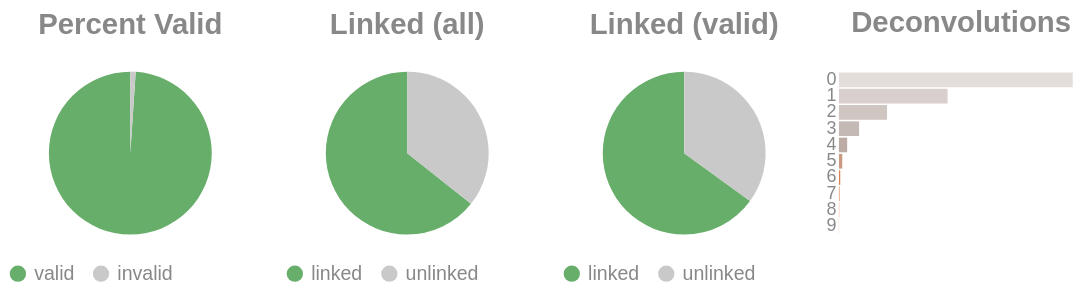

The code cell stored with this chart in its notebook:
### Code cell
if SKIPLR:
    pass
else:
    clash = Counter()
    for i in valids['molecule'].to_list():
        _mol = i.split("-")
        if len(_mol) == 1:
            clash.update('0')
        else:
            clash.update(_mol[-1])

    _d = {"deconvolutions": [], 'count': []}
    for k,v in clash.items():
        _d['deconvolutions'].append(k)
        _d['count'].append(v)

    tot_valid = valids['reads'].sum()
    mask = valids['reads'] >= 2
    n_linked_reads = valids.filter(mask)['reads'].sum()
    if n_linked_reads == 0:
        print_html("No linked molecules (>=2 reads) were detected; skipping linked-only distributions.")
        SKIPLR = True
    else:
        perc_valid = round(tot_valid / n_reads, 4)
        linked_perc_abs = round(n_linked_reads / n_reads, 4)
        linked_perc = round(n_linked_reads / tot_valid, 4)

    _valid = pl.DataFrame({"valids": ['valid', 'invalid'], "count": [tot_valid, n_reads - tot_valid]})
    _linked_abs = pl.DataFrame({"linked (absolute)": ['linked', 'unlinked'], "count": [n_linked_reads, n_reads - n_linked_reads]})
    _linked_rel = pl.DataFrame({"linked (valids)": ['linked', 'unlinked'], "count": [n_linked_reads, tot_valid - n_linked_reads]})

    (
        alt.hconcat(
            piechart(_valid, goodval = 'valid', title = "Percent Valid"),
            piechart(_linked_abs, goodval = "linked", title =  "Linked (all)"),
            piechart(_linked_rel, goodval = "linked", title =  "Linked (valid)"),
            convolutionbar(pl.DataFrame(_d), title = "Deconvolutions"),
            center = True,
            bounds = 'flush'
        )
        .resolve_scale(color='independent')
        .resolve_legend('independent')
        .properties(usermeta={'embedOptions': {"actions": False}})
    ).display()

### Figure 1 — Vega-Lite specification as saved in the notebook (floating-point values rounded to 4 significant figures)
{"width": "container", "height": 400, "config": {"title": {"anchor": "start", "dy": -15, "fontSize": 18, "color": "#888888", "subtitleColor": "#888888", "subtitleFontSize": 14}, "arc": {"fill": "#0072B2"}, "axis": {"domainColor": "#888888", "domainWidth": 0.5, "gridWidth": 0.2, "grid": false, "titleFontWeight": 400, "titleFontSize": 15, "labelFontSize": 11, "labelColor": "#888888", "tickColor": "#888888", "tickWidth": 0.2, "titleColor": "#888888"}, "axisBand": {"grid": false}, "axisX": {"grid": true, "tickSize": 10, "domainCap": "round"}, "axisY": {"domain": false, "grid": true, "tickSize": 0, "domainCap": "round"}, "background": "transparent", "header": {"labelFontSize": 15, "labelColor": "#888888", "titleFontSize": 15, "titleFontWeight": 600, "titleColor": "#888888"}, "legend": {"labelFont": "sans-serif", "labelFontSize": 12, "labelColor": "#888888", "symbolSize": 100, "symbolType": "circle", "titleFontSize": 12, "titlePadding": 10, "titleColor": "#888888", "title": null}, "range": {"category": ["#E69F00", "#56B4E9", "#009E73", "#F0E442", "#0072B2", "#D55E00", "#CC79A7", "#000000"], "diverging": ["#cfe8f3", "#a2d4ec", "#73bfe2", "#46abdb", "#1696d2", "#12719e"]}, "area": {"fill": "#0072B2", "fillOpacity": 0.7, "line": true, "strokeOpacity": 0.7}, "line": {"color": "#0072B2", "stroke": "#0072B2", "strokeWidth": 2}, "trail": {"color": "#0072B2", "stroke": "#0072B2", "strokeWidth": 0, "size": 1}, "point": {"filled": true, "fillOpacity": 1.0, "size": 95}, "text": {"color": "#888888", "fontSize": 11, "align": "right", "fontWeight": 400, "size": 11}, "bar": {"fill": "#0072B2", "stroke": null}, "view": {"stroke": null, "continuousWidth": 660, "continuousHeight": 400}}, "hconcat": [{"data": {"name": "data-10fac1066de0c60dabf6febe84983a4c"}, "mark": {"type": "arc"}, "encoding": {"color": {"field": "valids", "legend": {"orient": "bottom", "title": null}, "scale": {"domain": ["valid", "invalid"], "range": ["#68ae6b", "#C9C9C9"]}, "title": "Valids", "type": "nominal"}, "theta": {"field": "count", "type": "quantitative"}, "tooltip": [{"field": "valids", "title": "Valids", "type": "ordinal"}, {"field": "percent", "format": ".2%", "title": "Percent", "type": "quantitative"}, {"field": "count", "title": "Count", "type": "quantitative"}]}, "height": 100, "title": {"text": "Percent Valid", "align": "center", "anchor": "middle"}, "transform": [{"calculate": "datum.count / 3795065", "as": "percent"}], "width": 150}, {"data": {"name": "data-a5295774e85f7e6bce0d8ff7efc0bc84"}, "mark": {"type": "arc"}, "encoding": {"color": {"field": "linked (absolute)", "legend": {"orient": "bottom", "title": null}, "scale": {"domain": ["linked", "unlinked"], "range": ["#68ae6b", "#C9C9C9"]}, "title": "Linked (Absolute)", "type": "nominal"}, "theta": {"field": "count", "type": "quantitative"}, "tooltip": [{"field": "linked (absolute)", "title": "Linked (Absolute)", "type": "ordinal"}, {"field": "percent", "format": ".2%", "title": "Percent", "type": "quantitative"}, {"field": "count", "title": "Count", "type": "quantitative"}]}, "height": 100, "title": {"text": "Linked (all)", "align": "center", "anchor": "middle"}, "transform": [{"calculate": "datum.count / 3795065", "as": "percent"}], "width": 150}, {"data": {"name": "data-faec499579a7afa0477e39578df64b2f"}, "mark": {"type": "arc"}, "encoding": {"color": {"field": "linked (valids)", "legend": {"orient": "bottom", "title": null}, "scale": {"domain": ["linked", "unlinked"], "range": ["#68ae6b", "#C9C9C9"]}, "title": "Linked (Valids)", "type": "nominal"}, "theta": {"field": "count", "type": "quantitative"}, "tooltip": [{"field": "linked (valids)", "title": "Linked (Valids)", "type": "ordinal"}, {"field": "percent", "format": ".2%", "title": "Percent", "type": "quantitative"}, {"field": "count", "title": "Count", "type": "quantitative"}]}, "height": 100, "title": {"text": "Linked (valid)", "align": "center", "anchor": "middle"}, "transform": [{"calculate": "datum.count / 3755091", "as": "percent"}], "width": 150}, {"data": {"name": "data-7ea64f1e35a606e8f5346408cfd719ab"}, "mark": {"type": "bar"}, "encoding": {"color": {"field": "deconvolutions", "legend": null, "scale": {"scheme": "lightgreyred"}, "type": "nominal"}, "tooltip": [{"field": "deconvolutions", "title": "Deconvolutions", "type": "ordinal"}, {"field": "percent", "format": ".2%", "title": "Percent", "type": "quantitative"}, {"field": "count", "title": "Count", "type": "quantitative"}], "x": {"axis": null, "field": "count", "type": "quantitative"}, "y": {"field": "deconvolutions", "sort": "ascending", "title": null, "type": "nominal"}}, "height": 100, "title": {"text": "Deconvolutions", "align": "center", "anchor": "middle"}, "transform": [{"calculate": "datum.count / 2084206", "as": "percent"}], "width": 150}], "bounds": "flush", "center": true, "resolve": {"legend": {"angle": "independent"}, "scale": {"color": "independent"}}, "usermeta": {"embedOptions": {"actions": false}}, "$schema": "https://vega.github.io/schema/vega-lite/v6.4.1.json", "datasets": {"data-10fac1066de0c60dabf6febe84983a4c": [{"valids": "valid", "count": 3755091}, {"valids": "invalid", "count": 39974}], "data-a5295774e85f7e6bce0d8ff7efc0bc84": [{"linked (absolute)": "linked", "count": 2440399}, {"linked (absolute)": "unlinked", "count": 1354666}], "data-faec499579a7afa0477e39578df64b2f": [{"linked (valids)": "linked", "count": 2440399}, {"linked (valids)": "unlinked", "count": 1314692}], "data-7ea64f1e35a606e8f5346408cfd719ab": [{"deconvolutions": "0", "count": 1148197}, {"deconvolutions": "1", "count": 533508}, {"deconvolutions": "2", "count": 236213}, {"deconvolutions": "3", "count": 98992}, {"deconvolutions": "4", "count": 40434}, {"deconvolutions": "5", "count": 16254}, {"deconvolutions": "6", "count": 6510}, {"deconvolutions": "7", "count": 2606}, {"deconvolutions": "8", "count": 1075}, {"deconvolutions": "9", "count": 417}]}}
